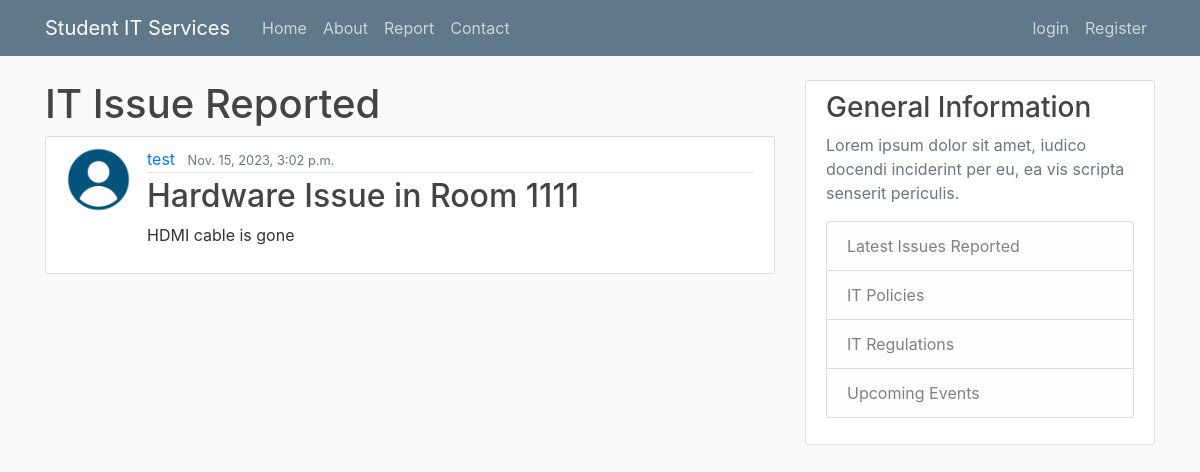
The app's page /issue/17 with its own data.
### itreporting/models.py (models this page shows, shortened)
class Issue(models.Model):
    type = models.CharField(max_length = 100 , choices =
    [('Hardware', 'Hardware'), ('Software', 'Software')])
    room = models.CharField(max_length = 100)
    urgent = models.BooleanField(default = False)
    details = models.TextField()
    date_submitted = models.DateTimeField(default = timezone.now)
    author = models.ForeignKey(User, related_name = 'issues', on_delete = models.CASCADE)

### users/models.py (models this page shows)
class Profile(models.Model):
    user = models.OneToOneField(User, null = True, on_delete = models.CASCADE)
    image = models.ImageField(default = 'default.png', upload_to = 'profile_pics')

### itreporting/views.py (the view)
# urls.py: path('issue/<int:pk>', PostDetailView.as_view(), name = 'issue-detail'),
class PostDetailView(DetailView):
    model = Issue

### itreporting/templates/itreporting/issue_detail.html (shortened to what this page needs)
{% extends "itreporting/base.html" %}
{% block content %}
    <h1> IT Issue Reported</h1>
    <article class="media content-section">
            <img class="rounded-circle article-img" src="{{ issue.author.profile.image.url }}"/>
        <div class="media-body">
            <div class="article-metadata">
                <a class="mr-2" href="{% url 'itreporting:user-issues' object.author.username %}">{{ object.author }}</a>
                <small class="text-muted">{{ object.date_submitted }}</small>
            </div>
            <h2 class="article-title">{{ object.type }} Issue in Room {{object.room}}</h2>
            <p class="article-content">{{ object.details }}</p>
        </div>
    </article>
{% endblock content%}

### itreporting/static/css/styles.css (style rules this page uses)
html { position: relative; min-height: 100%; }
body { background: #fafafa; color: #333333; margin-top: 5rem; margin-bottom: 50px; }
h1, h2, h3, h4, h5, h6 { color: #444444; }
.content-section { background: #ffffff; padding: 10px 20px; border: 1px solid #dddddd; border-radius: 3px; margin-bottom: 20px; }
.article-title { color: #444444; }
.article-content { white-space: pre-line; }
.article-img { height: 65px; width: 65px; margin-right: 16px; }
.article-metadata { padding-bottom: 1px; margin-bottom: 4px; border-bottom: 1px solid #e3e3e3 }

### records on screen
Issue: author.profile.image (placeholder picture), author "test", date_submitted "Nov. 15, 2023, 3:02 p.m.", type "Hardware", room "1111", details "HDMI cable is gone"
